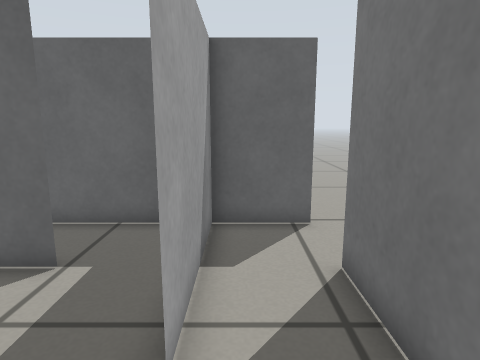
View 1 (above)

21 first-person views from a walk through a world built for the Gazebo simulator. The camera is 0.56 m above the floor, tilts 10° down and sees 75° across. The floor is counted in squares, 0.2 m on a side. Each view is taken from the middle of a square. On the plan, view 1 faces up. The plan holds only what a view shows up to about 20 squares ahead; the rest is blank.

View 2
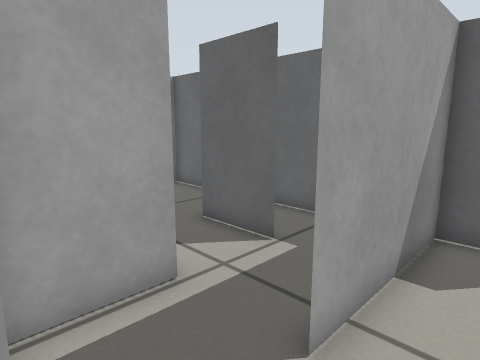

View 3
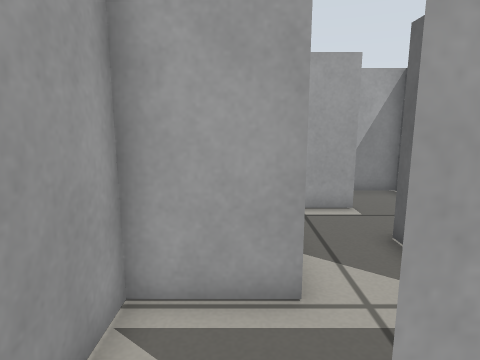

View 4
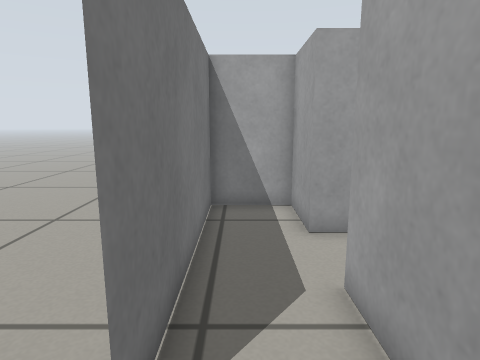

View 5
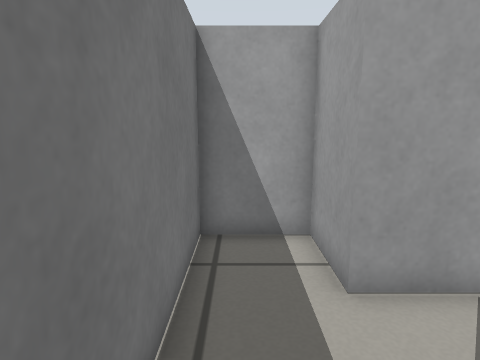

View 6
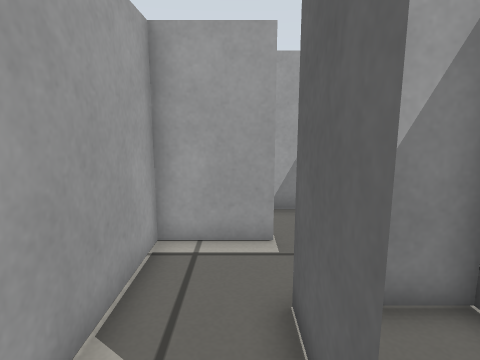

View 7
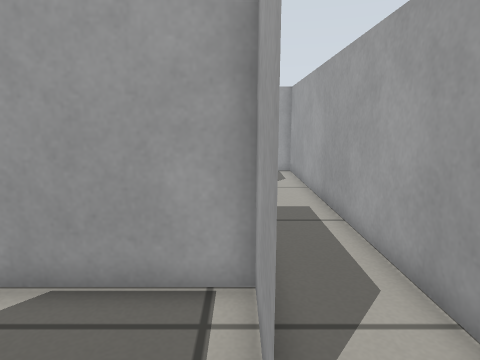

View 8
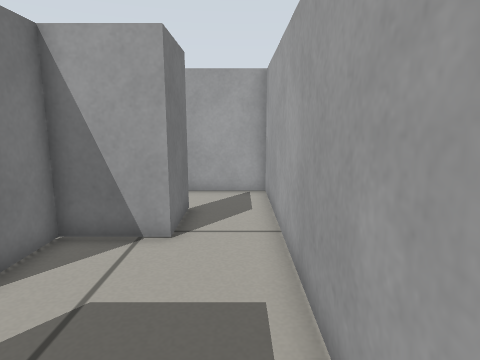

View 9
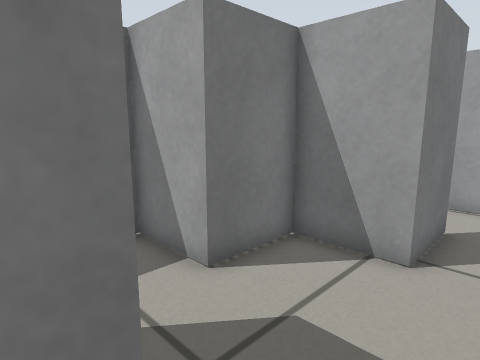

View 10
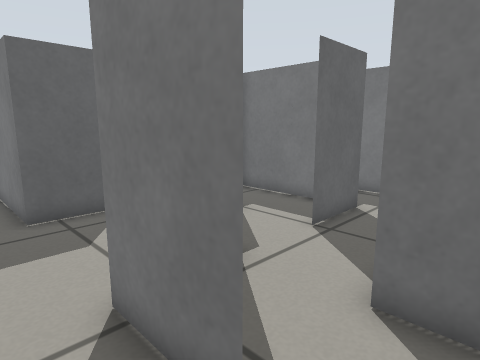

View 11
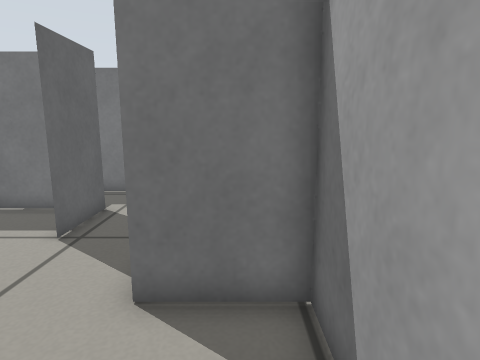

View 12
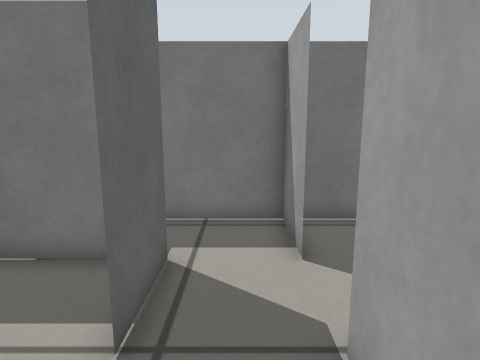

View 13
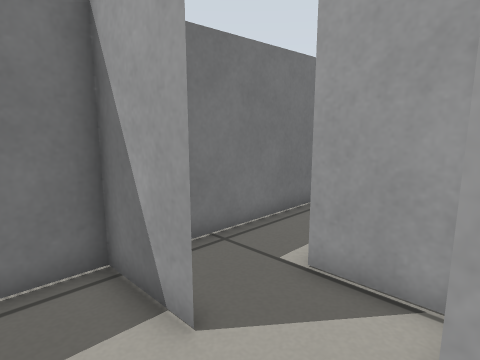

View 14
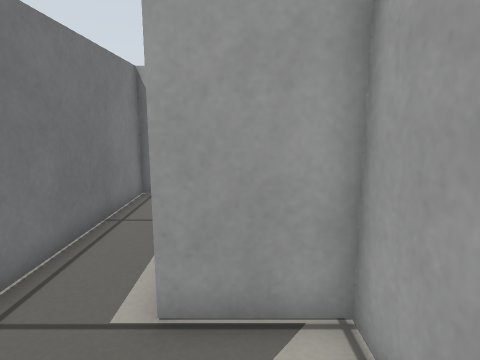

View 15
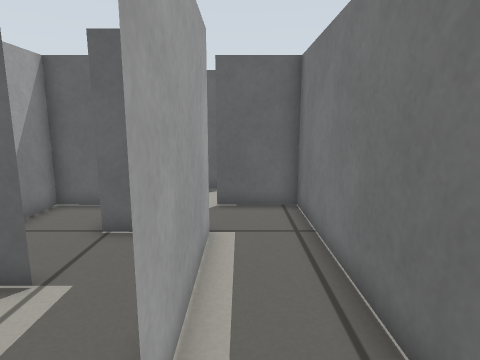

View 16
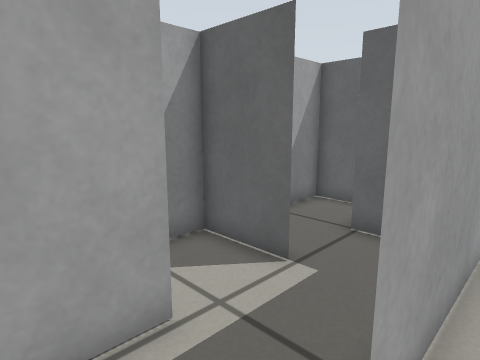

View 17
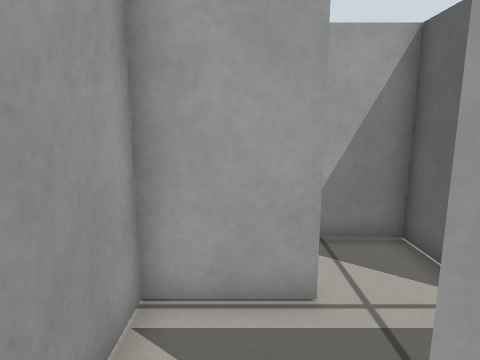

View 18
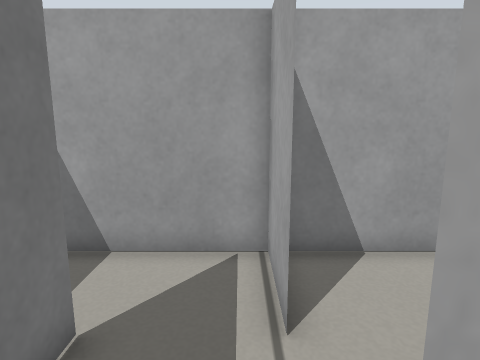

View 19
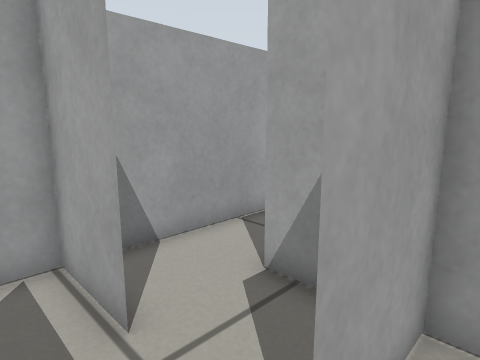

View 20
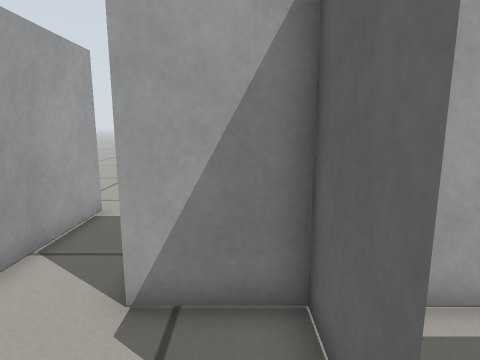

View 21
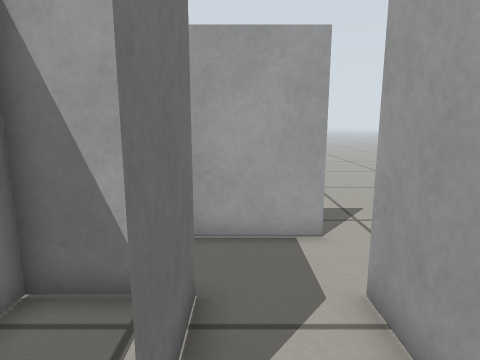

### Floor plan
Key: @ floor where view 1 was taken; # wall or solid block; . floor.
Columns run from 13 left of view 1 to 3 right of it. Each row starts with its distance up from view 1.
  9  ###  ##########.
  8  #...  #....#....
  7  #.... #....#....
  6  #.....###..#...
  5  #..#.......#..#.
  4  #..#.......#..#.
  3  #..######..#..#.
  2  #..#    #.....#
  1  #..#    #.....#
  0  #..###  ####@.#
 -1  #......   .#..#
 -2  #....... ..#..#
 -3  #.....###..####
 -4  #.....#....#  #
 -5  #..####..###..#
 -6  #..#..........#
 -7  #..#..........#
 -8  #..#..###...###
 -9  #.....#.#.....#
-10  #.....#.#.....#
-11  #######.####..#
-12    .   #....#..#
-13        #....#..#
-14     # .###..#..#
-15  #..#..#....#..#
-16  #..#..#....#..#
-17  ...####.#.....#
-18 .........#.....#
-19 .........#.....#
-20 .###############
-21 ..

Positions as (right, up) in squares from view 1, and headings:
1: (0, 0), facing up
2: (1, 0), facing up-left
3: (1, 2), facing left
4: (1, 8), facing down
5: (1, 5), facing down
6: (-2, 5), facing left
7: (-9, 8), facing down
8: (-11, 2), facing down
9: (-11, 1), facing down-right
10: (-11, -10), facing up-right
11: (-11, -10), facing right
12: (-7, -7), facing right
13: (-4, -6), facing down-right
14: (-2, -7), facing down
15: (0, -19), facing up
16: (0, -19), facing up-left
17: (1, -18), facing left
18: (-3, -13), facing down
19: (-2, -13), facing down-left
20: (-2, -15), facing left
21: (-10, -12), facing down
